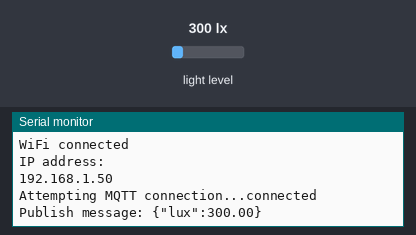
Bench run of a sketch on a simulated ESP8266 (Wemos D1 mini). Shown: the last lines printed to the serial monitor. The inputs (shaded band) are chosen by the test bench; at power-on: light level 300 lx. WiFi joins after 1.5 s; servers stay silent unless stated; no MQTT or app messages arrive unless stated.

Above: at 2.7 s.
2.8 s: light level set to 40 lx
At 4.9 s:
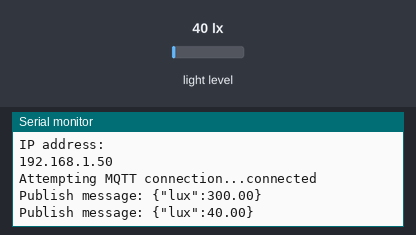
5.5 s: light level set to 500 lx
At 6.5 s:
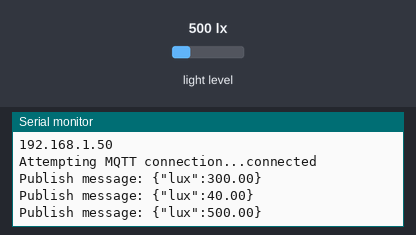
Timing chart, 0 to 8.5 s (numbered marks = the images above; inputs shaded):
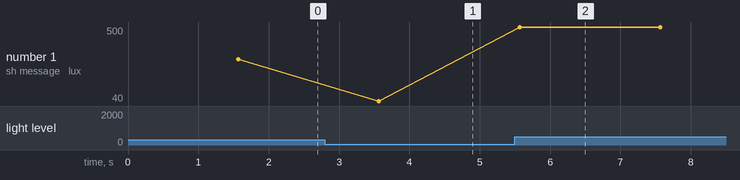

Measured:
- after the input at 2.8 s, the serial monitor: prints a new line after 0.77 s (image 1)
- after the input at 5.5 s, the serial monitor: prints a new line after 0.07 s (image 2)
- plotted number 1: 300 → 40 after the input at 2.8 s, 40 → 500 after the input at 5.5 s

The sketch:

lab04_wemos_control_sensor.ino
```cpp
#include <Wire.h>
#include <BH1750.h>
#include <ESP8266WiFi.h>
#include <PubSubClient.h>

const char* ssid = "Daivjppro";
const char* password = "123456780";
const char* mqtt_server = "mqtt.thingsboard.cloud";
const char* topic = "v1/devices/me/telemetry";
const String username = "wFf6AJxzKT8QaVOVILKE";

// Khai báo biến toàn cục cho địa chỉ của cảm biến BH1750
uint8_t bh1750Address = 0x23;

// Khởi tạo đối tượng cảm biến BH1750
BH1750 lightMeter;

// Khởi tạo đối tượng WiFi
WiFiClient espClient;

// Khởi tạo đối tượng MQTT
PubSubClient client(espClient);

// Hàm kết nối WiFi
void setup_wifi() {
  delay(10);
  Serial.println();
  Serial.print("Connecting to ");
  Serial.println(ssid);

  WiFi.begin(ssid, password);

  while (WiFi.status() != WL_CONNECTED) {
    delay(500);
    Serial.print(".");
  }

  Serial.println("");
  Serial.println("WiFi connected");
  Serial.println("IP address: ");
  Serial.println(WiFi.localIP());
}

// Hàm kết nối MQTT
void reconnect() {
  while (!client.connected()) {
    Serial.print("Attempting MQTT connection...");
    if (client.connect("ESP8266Client", username.c_str(), NULL)) {
      Serial.println("connected");
    } else {
      Serial.print("failed, rc=");
      Serial.print(client.state());
      Serial.println(" try again in 5 seconds");
      delay(5000);
    }
  }
}

void setup() {
  Serial.begin(115200);
  Wire.begin(D2, D1); // Khởi động giao tiếp I2C với chân SDA là D2 và chân SCL là D1
  if (!lightMeter.configure(BH1750::CONTINUOUS_HIGH_RES_MODE)) {
    Serial.println("BH1750 configuration failed!");
  } else {
    Serial.println("BH1750 configured successfully!");
  }
  setup_wifi(); // Kết nối WiFi
  client.setServer(mqtt_server, 1883); // Thiết lập máy chủ MQTT
}

void loop() {
  if (!client.connected()) {
    reconnect(); // Kết nối lại nếu mất kết nối MQTT
  }
  client.loop();

  // Đọc giá trị từ cảm biến BH1750
  float lux = lightMeter.readLightLevel();

  // Gửi giá trị lên MQTT
  char msg[50];
  snprintf (msg, 50, "{\"lux\":%.2f}", lux);
  Serial.print("Publish message: ");
  Serial.println(msg);
  client.publish(topic, msg);

  delay(2000); // Chờ 2 giây trước khi gửi lại
}
```
